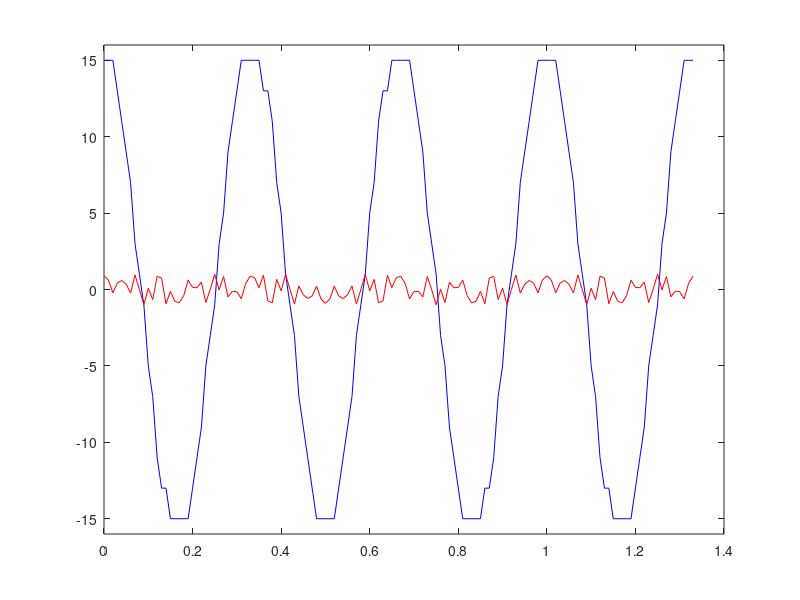
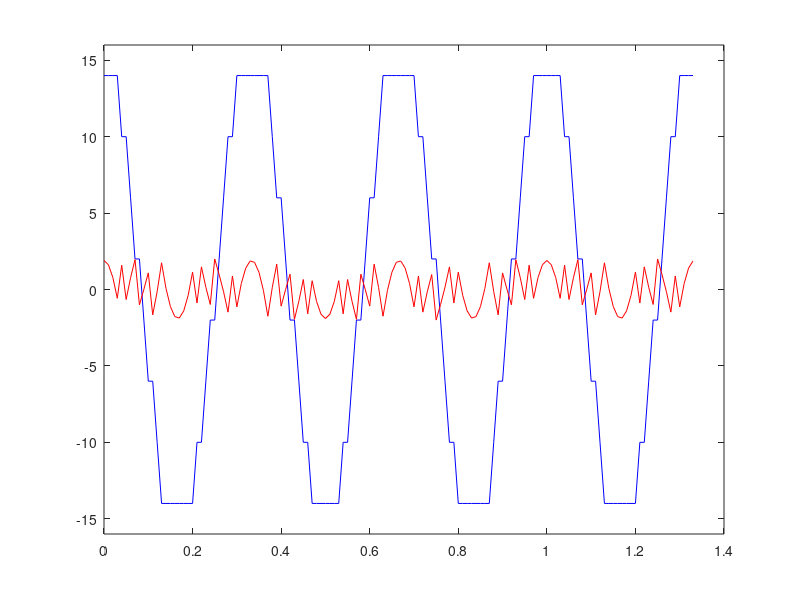
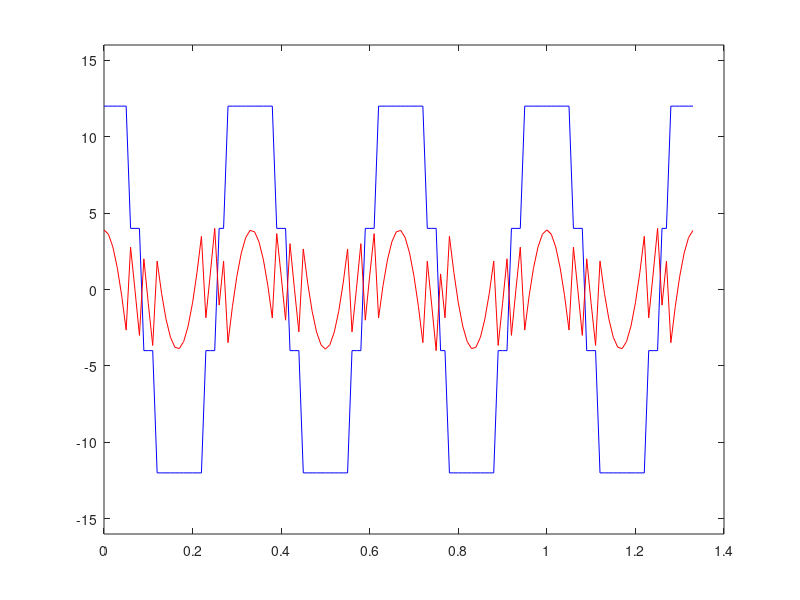

Reproduce these figures in MATLAB, in order.
f0= 3;
t = 0:0.01:4/f0;
s=15.9*cos(2*pi*f0*t);

mins = -16;
maxs=16;
deltaQ1 = (maxs-mins)/16;
deltaQ2 = (maxs-mins)/8;
deltaQ3 = (maxs-mins)/4;

s_kvantizovan1 = deltaQ1 * floor(s/deltaQ1)+0.5*deltaQ1;
s_kvantizovan2 = deltaQ2 * floor(s/deltaQ2)+0.5*deltaQ2;
s_kvantizovan3 = deltaQ3 * floor(s/deltaQ3)+0.5*deltaQ3;

figure
plot(t, s_kvantizovan1,'b')
hold on
plot(t, s-s_kvantizovan1, 'r')
ylim([-16 16])

figure
plot(t, s_kvantizovan2,'b')
hold on
plot(t, s-s_kvantizovan2, 'r')
ylim([-16 16])

figure
plot(t, s_kvantizovan3,'b')
hold on
plot(t, s-s_kvantizovan3, 'r')
ylim([-16 16])

